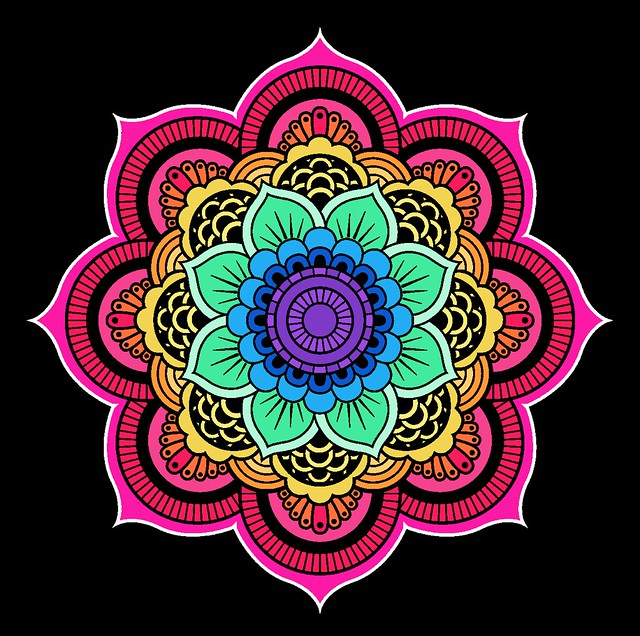
#> input picture color_tracking/mandala.jpg, 640 x 636 px
$ python Creation_Contour.py --input mandala.jpg
#> lines starting #> are read from the running program, lines starting #| are printed output that depends on the picture; after the words box and inside, x2 and y2 are one past the last pixel; in counts of white or black regions, pixels touching at a corner belong together
# -*- coding: utf-8 -*-
"""
Created on Wed Nov 10 16:28:06 2021

@author: Falitiana
"""

from __future__ import print_function
import cv2 as cv
import numpy as np
import argparse
import random as rng

rng.seed(12345)


def thresh_callback(val):
    threshold = val
# Detect edges using Canny
    canny_output = cv.Canny(src_gray, threshold, threshold * 2)

# Find contours, RETR_TREE, RETR_LIST, RETR_EXTERNAL and RETR_CCOMP
    contours, hierarchy = cv.findContours(canny_output, cv.RETR_TREE, cv.CHAIN_APPROX_SIMPLE)

# Draw contours
    drawing = np.zeros((canny_output.shape[0], canny_output.shape[1], 3), dtype=np.uint8)

    for i in range(len(contours)):

        color = (rng.randint(0,256), rng.randint(0,256), rng.randint(0,256))
        cv.drawContours(drawing, contours, i, color, 2, cv.LINE_8)

# Show in a window
    cv.imshow('Contours', drawing)

# Load source image

parser = argparse.ArgumentParser(description='Code for Finding contours in your image tutorial.')

parser.add_argument('--input', help='Path to input image.', default='./frames/123.jpg')

args = parser.parse_args()
src = cv.imread(cv.samples.findFile(args.input))
#> src is the input picture: shape (636, 640, 3); mean B, G, R 48.7, 42.6, 65.1

if src is None:

    print('Could not open or find the image:', args.input)

    exit(0)

# Convert image to gray and blur it

src_gray = cv.cvtColor(src, cv.COLOR_BGR2GRAY)
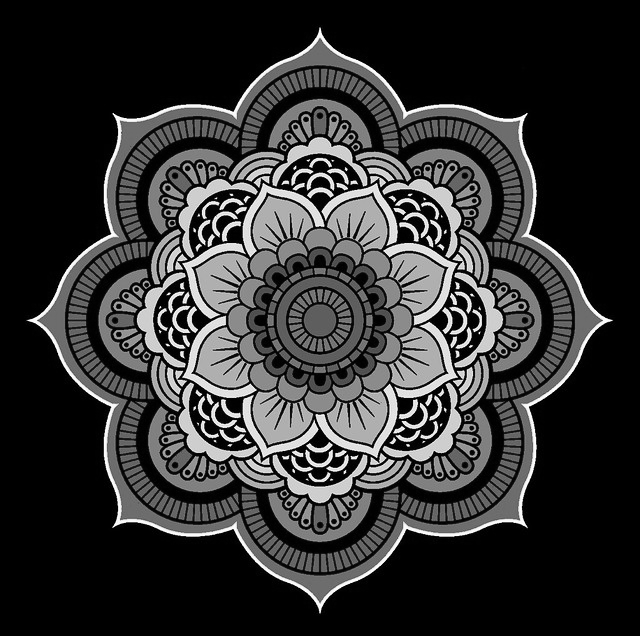
#> src_gray: shape (636, 640); min 0, max 255, mean 50
src_gray = cv.blur(src_gray, (3,3))
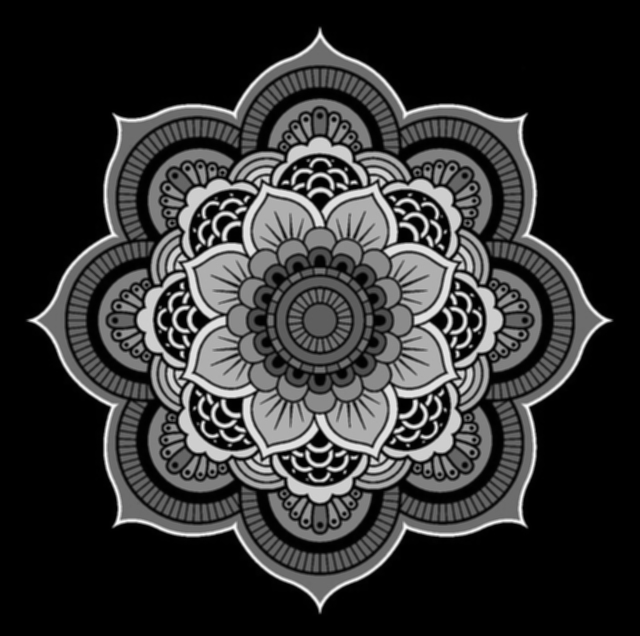
#> src_gray: shape (636, 640); min 0, max 252, mean 50

# Create Window

source_window = 'Source'

cv.namedWindow(source_window)
cv.imshow(source_window, src)
max_thresh = 255

thresh = 100 # initial threshold

cv.createTrackbar('Canny Thresh:', source_window, thresh, max_thresh, thresh_callback)

thresh_callback(thresh)
#> in thresh_callback, `canny_output = cv.Canny(src_gray, threshold, threshold * 2)`:
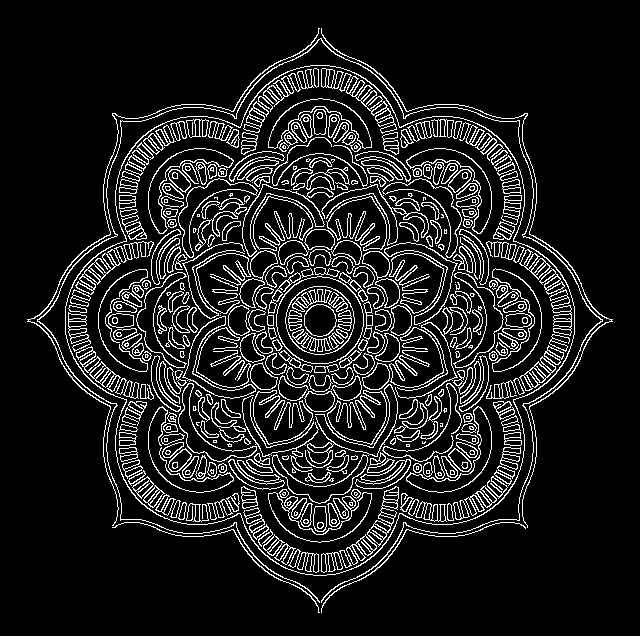
#> canny_output: shape (636, 640); 11.6% white in thin lines or dots, all inside (x1, y1, x2, y2) = (27, 28, 613, 613)
#> in thresh_callback, `contours, hierarchy = cv.findContours(canny_output, cv.RETR_TREE, cv.C..`: contours = 1053 contours, 228 with area under 20; largest, box (x1, y1, x2, y2) and area: (65, 65, 575, 576) 182219, (65, 65, 575, 576) 181766, (276, 276, 364, 364) 5968, (276, 276, 364, 364) 5892, (285, 286, 355, 355) 3689
#> the loop in thresh_callback, `for i in range(len(contours)): ` made 1053 passes
#> color on passes 1 to 3: (213, 5, 152), (188, 99, 138), (223, 82, 191)
#> after the loop in thresh_callback, `for i in range(len(contours)):`:
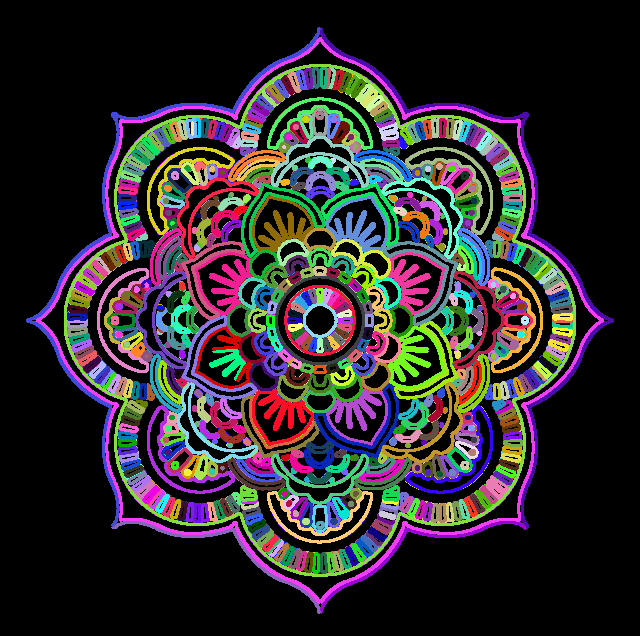
#> drawing: shape (636, 640, 3); mean of channels 0, 1, 2 44.5, 41.2, 45.9; drawn as B, G, R
cv.waitKey()
